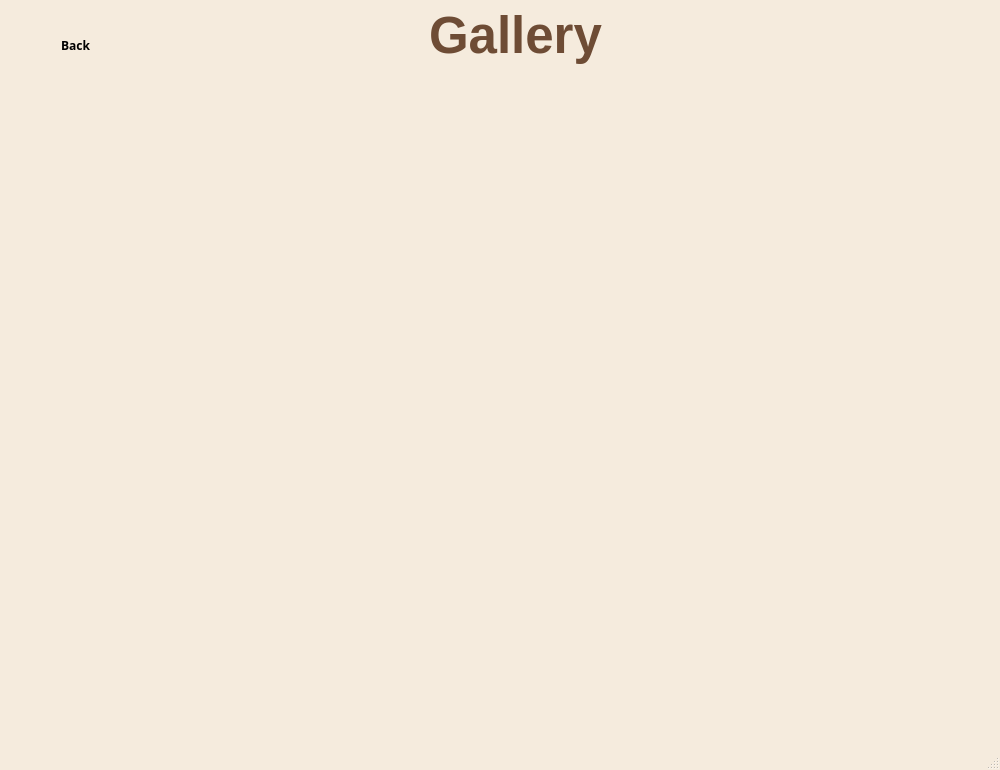
<?xml version="1.0" encoding="UTF-8"?>
<ui version="4.0">
 <class>MainWindow</class>
 <widget class="QMainWindow" name="MainWindow">
  <property name="geometry">
   <rect>
    <x>0</x>
    <y>0</y>
    <width>1000</width>
    <height>770</height>
   </rect>
  </property>
  <property name="minimumSize">
   <size>
    <width>1000</width>
    <height>770</height>
   </size>
  </property>
  <property name="maximumSize">
   <size>
    <width>1000</width>
    <height>770</height>
   </size>
  </property>
  <property name="sizeIncrement">
   <size>
    <width>1000</width>
    <height>0</height>
   </size>
  </property>
  <property name="windowTitle">
   <string>MainWindow</string>
  </property>
  <property name="styleSheet">
   <string notr="true">/* ===== GLOBAL FONT ===== */
* {
    font-family: &quot;Playfair Display&quot;;
}

/* ===== PAGE BACKGROUND ===== */
QMainWindow {
    background-color: #F5EBDD;
}

/* ===== GALLERY TITLE ===== */
#galleryTitle {
    color: #6B3F2A;
    font-size: 32px;
    font-weight: bold;
    
}

/* ===== GALLERY FRAME (KHUNG NGOÀI) ===== */
#galleryFrame {
    background-color: #F8F1E8;
    border: 2px solid #C28B5D;    /* nâu caramel */
    border-radius: 22px;          /* bo góc ngoài */
    padding: 20px;
}

/* ===== IMAGE BOXES — VUÔNG, KHÔNG BO GÓC ===== */
#img_1, 
#img_2, 
#img_3, 
#img_4, 
#img_5, 
#img_6, 
#img_7, 
#img_8, 
#img_9 {
    background-color: #FFF9F3;
    border: 2px solid #C28B5D;   /* màu nâu giống mẫu */
    border-radius: 0px;          /* VUÔNG hoàn toàn */
    padding: 0px;
}

/* ===== VIEW MORE BUTTON ===== */
#viewMoreButton {
    color: #FFFFFF;
    background-color: #B8845E;
    border-radius: 24px;
    padding: 10px 35px;
    font-size: 18px;
    border: none;
}

#viewMoreButton:hover {
    background-color: #A6734D;
}</string>
  </property>
  <widget class="QWidget" name="centralwidget">
   <widget class="QLabel" name="label_3">
    <property name="geometry">
     <rect>
      <x>1060</x>
      <y>0</y>
      <width>131</width>
      <height>121</height>
     </rect>
    </property>
    <property name="text">
     <string/>
    </property>
    <property name="pixmap">
     <pixmap>../../guest_booking/images/Subject 2.png</pixmap>
    </property>
    <property name="scaledContents">
     <bool>true</bool>
    </property>
   </widget>
   <widget class="QLabel" name="label_2">
    <property name="geometry">
     <rect>
      <x>390</x>
      <y>-20</y>
      <width>251</width>
      <height>111</height>
     </rect>
    </property>
    <property name="styleSheet">
     <string notr="true">QLabel#label_2 {
    color: #6e4c35;
    font-family: &quot;Playfair Display&quot;;
    font-size: 38px;
    font-weight: 600;
    background-color:transparent;
}</string>
    </property>
    <property name="text">
     <string>&lt;html&gt;&lt;head/&gt;&lt;body&gt;&lt;p align=&quot;center&quot;&gt;&lt;span style=&quot; font-size:38pt;&quot;&gt;Gallery&lt;/span&gt;&lt;/p&gt;&lt;/body&gt;&lt;/html&gt;</string>
    </property>
   </widget>
   <widget class="QLabel" name="labelBirthday">
    <property name="geometry">
     <rect>
      <x>230</x>
      <y>70</y>
      <width>251</width>
      <height>331</height>
     </rect>
    </property>
    <property name="maximumSize">
     <size>
      <width>5555555</width>
      <height>16777215</height>
     </size>
    </property>
    <property name="text">
     <string/>
    </property>
    <property name="pixmap">
     <pixmap>../images/z7605046228493_b2502f01ab46685710a569ecda6b2745.png</pixmap>
    </property>
    <property name="scaledContents">
     <bool>true</bool>
    </property>
   </widget>
   <widget class="QLabel" name="labelPortrait">
    <property name="geometry">
     <rect>
      <x>540</x>
      <y>70</y>
      <width>251</width>
      <height>331</height>
     </rect>
    </property>
    <property name="maximumSize">
     <size>
      <width>55555</width>
      <height>55555</height>
     </size>
    </property>
    <property name="text">
     <string/>
    </property>
    <property name="pixmap">
     <pixmap>../images/z7605046228573_f50c8f856f4df3addf716125ad51f183.png</pixmap>
    </property>
    <property name="scaledContents">
     <bool>true</bool>
    </property>
   </widget>
   <widget class="QLabel" name="labelGeneration">
    <property name="geometry">
     <rect>
      <x>150</x>
      <y>430</y>
      <width>211</width>
      <height>271</height>
     </rect>
    </property>
    <property name="maximumSize">
     <size>
      <width>44455</width>
      <height>544444</height>
     </size>
    </property>
    <property name="text">
     <string/>
    </property>
    <property name="pixmap">
     <pixmap>../images/z7605046108556_93759be82836558ea65f0fcb8a31af4b.png</pixmap>
    </property>
    <property name="scaledContents">
     <bool>true</bool>
    </property>
   </widget>
   <widget class="QLabel" name="labelPreWedding">
    <property name="geometry">
     <rect>
      <x>400</x>
      <y>430</y>
      <width>211</width>
      <height>271</height>
     </rect>
    </property>
    <property name="maximumSize">
     <size>
      <width>55555</width>
      <height>555555</height>
     </size>
    </property>
    <property name="text">
     <string/>
    </property>
    <property name="pixmap">
     <pixmap>../images/z7605046184771_48c2eda2fa3f9692a5f37787d3114db2.png</pixmap>
    </property>
    <property name="scaledContents">
     <bool>true</bool>
    </property>
   </widget>
   <widget class="QLabel" name="labelProfile">
    <property name="geometry">
     <rect>
      <x>650</x>
      <y>430</y>
      <width>201</width>
      <height>271</height>
     </rect>
    </property>
    <property name="maximumSize">
     <size>
      <width>544444</width>
      <height>5444444</height>
     </size>
    </property>
    <property name="text">
     <string/>
    </property>
    <property name="pixmap">
     <pixmap>../images/z7605046126575_8d54da41a26d0c3c3f12305c138c537e.png</pixmap>
    </property>
    <property name="scaledContents">
     <bool>true</bool>
    </property>
   </widget>
   <widget class="QPushButton" name="pushButtonBack">
    <property name="geometry">
     <rect>
      <x>40</x>
      <y>30</y>
      <width>71</width>
      <height>31</height>
     </rect>
    </property>
    <property name="font">
     <font>
      <family>Playfair Display</family>
      <bold>true</bold>
     </font>
    </property>
    <property name="whatsThis">
     <string>&lt;html&gt;&lt;head/&gt;&lt;body&gt;&lt;p&gt;Back&lt;/p&gt;&lt;/body&gt;&lt;/html&gt;</string>
    </property>
    <property name="styleSheet">
     <string notr="true">QPushButton#pushButtonBack {
    background-color: transparent;
    border-radius: 18px;
}

QPushButton#pushButtonBack:hover {
    background-color: #E8D8C4;
}</string>
    </property>
    <property name="text">
     <string>Back</string>
    </property>
    <property name="icon">
     <iconset>
      <normaloff>../../contact/images/left_arrow.png</normaloff>../../contact/images/left_arrow.png</iconset>
    </property>
    <property name="iconSize">
     <size>
      <width>30</width>
      <height>30</height>
     </size>
    </property>
   </widget>
  </widget>
  <widget class="QMenuBar" name="menubar">
   <property name="geometry">
    <rect>
     <x>0</x>
     <y>0</y>
     <width>1000</width>
     <height>30</height>
    </rect>
   </property>
  </widget>
  <widget class="QStatusBar" name="statusbar"/>
 </widget>
 <resources/>
 <connections/>
</ui>
